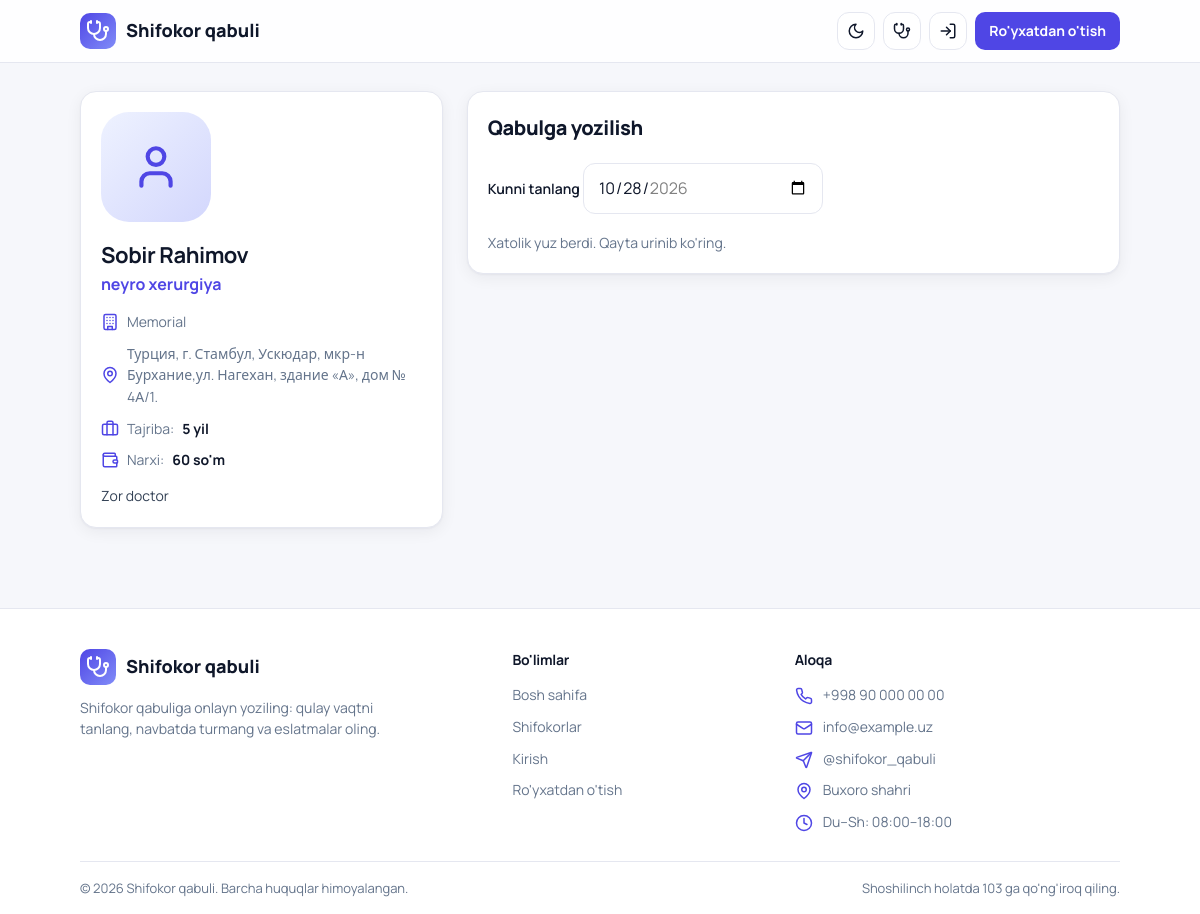
The app's page /doctors/2/ with its own data.
### clin_app/models.py (models this page shows, shortened)
class Doctor(models.Model):
    user = models.OneToOneField(User, on_delete=models.CASCADE, related_name="doctor_profile")
    hospital = models.ForeignKey(Hospital, on_delete=models.CASCADE, related_name="doctors")
    department = models.ForeignKey(Department, on_delete=models.SET_NULL, null=True, blank=True)
    specialty = models.ForeignKey(Specialty, on_delete=models.PROTECT, related_name="doctors")
    experience_years = models.PositiveSmallIntegerField("Tajriba (yil)", default=0)
    price = models.PositiveIntegerField("Qabul narxi (so'm)", default=0)
    bio = models.TextField("Haqida", blank=True)
    photo = models.ImageField(upload_to="doctors/", blank=True, null=True)
    slot_minutes = models.PositiveSmallIntegerField("Bir qabul davomiyligi (daqiqa)", default=20)
    is_active = models.BooleanField(default=True)
    class Meta:
        verbose_name = "Shifokor"
        verbose_name_plural = "Shifokorlar"
    @property
    def average_rating(self):
        return self.appointments.filter(review__isnull=False).aggregate(
            avg=models.Avg("review__rating")
        )["avg"]

class User(AbstractUser):
    class Role(models.TextChoices):
        PATIENT = "patient", "Bemor"
        DOCTOR = "doctor", "Shifokor"
        HOSPITAL_ADMIN = "hospital_admin", "Kasalxona admini"
    role = models.CharField(max_length=20, choices=Role.choices, default=Role.PATIENT)
    phone = models.CharField("Telefon", max_length=20, unique=True, null=True, blank=True)
    birth_date = models.DateField("Tug'ilgan sana", null=True, blank=True)
    hospital = models.ForeignKey(
        Hospital, on_delete=models.SET_NULL, null=True, blank=True, related_name="staff"
    )
    must_change_password = models.BooleanField("Parolni almashtirishi shart", default=False)

class Specialty(models.Model):
    name = models.CharField("Mutaxassislik", max_length=100, unique=True)
    class Meta:
        verbose_name = "Mutaxassislik"
        verbose_name_plural = "Mutaxassisliklar"
    def __str__(self):
        return self.name

class Hospital(models.Model):
    name = models.CharField("Nomi", max_length=200)
    address = models.CharField("Manzil", max_length=300)
    phone = models.CharField("Telefon", max_length=20, blank=True)
    description = models.TextField("Tavsif", blank=True)
    logo = models.ImageField(upload_to="hospitals/", blank=True, null=True)
    is_active = models.BooleanField(default=True)
    class Meta:
        verbose_name = "Kasalxona"
        verbose_name_plural = "Kasalxonalar"

### clin_app/views.py (the view)
# urls.py: path('doctors/<int:pk>/', views.doctor_detail, name='doctor_detail'),
def doctor_detail(request, pk):
    doctor = get_object_or_404(
        Doctor.objects.select_related('user', 'specialty', 'hospital'), pk=pk, is_active=True
    )
    context = {
        'doctor': doctor,
        'today': timezone.localdate().isoformat(),
        'max_date': max_date().isoformat(),
        'schedules': doctor.schedules.all(),
    }
    return render(request, 'doctors/detail.html', context)

### clin_app/booking_rules.py (called while the page is built)
def max_date():
    return timezone.localdate() + timedelta(days=MAX_DAYS_AHEAD)

### clin_app/context_processors.py (called while the page is built)
def notifications(request):
    user = request.user
    if user.is_authenticated:
        return {"unread_count": user.notifications.filter(is_read=False).count()}
    return {}

### clin_app/templates/doctors/detail.html (shortened to what this page needs)
{% extends 'base.html' %}
{% block content %}
<div class="detail-grid">
  <div class="card">
    {% if doctor.photo %}
      <img src="{{ doctor.photo.url }}" class="avatar avatar-lg" alt="">
    {% else %}
      <div class="avatar avatar-lg"><svg class="icon"><use href="#i-user"/></svg></div>
    {% endif %}
    <h1 style="font-size:22px">{{ doctor.user.get_full_name|default:doctor.user.username }}</h1>
    <div class="teal" style="font-weight:700">{{ doctor.specialty }}</div>
    <div class="info-list">
      <div class="row"><svg class="icon"><use href="#i-building"/></svg> {{ doctor.hospital.name }}</div>
      <div class="row"><svg class="icon"><use href="#i-pin"/></svg> {{ doctor.hospital.address }}</div>
      <div class="row"><svg class="icon"><use href="#i-briefcase"/></svg> Tajriba: <b>{{ doctor.experience_years }} yil</b></div>
      <div class="row"><svg class="icon"><use href="#i-wallet"/></svg> Narxi: <b>{{ doctor.price }} so'm</b></div>
    </div>
    {% if doctor.bio %}
      <p class="small" style="margin-top:14px">{{ doctor.bio }}</p>
    {% endif %}
  </div>
  <div class="card">
    <h2 class="section-title">Qabulga yozilish</h2>
    <label for="date-input">Kunni tanlang</label>
    <input type="date" id="date-input" class="date-input"
           value="{{ today }}" min="{{ today }}" max="{{ max_date }}"
           data-url="{% url 'doctor_slots' doctor.pk %}">
    <div id="slots"><p class="muted small">Yuklanmoqda...</p></div>
  </div>
</div>
{% endblock %}

### static/css/style.css (style rules this page uses)
:root { --primary: #4f46e5; --primary-dark: #4338ca; --primary-soft: #eef2ff; --accent-text: #4f46e5; --bg: #f6f7fb; --card: #ffffff; --field: #ffffff; --ink: #0f172a; --text: #334155; --muted: #64748b; --line: #e5e7f0; --danger: #e11d48; --ok-bg: #dcfce7; --ok-text: #166534; --bad-bg: #ffe4e6; --bad-text: #9f1239; --gray-bg: #e2e8f0; --gray-text: #334155; --nav-bg: rgba(255,255,255,.85); --glow-1: rgba(99,102,241,.18); --glow-2: rgba(79,70,229,.12); --glow-btn: rgba(79,70,229,.30); --radius: 16px; --shadow: 0 1px 2px rgba(15,23,42,.04), 0 4px 16px rgba(15,23,42,.06); --shadow-hover: 0 2px 4px rgba(15,23,42,.06), 0 14px 30px rgba(15,23,42,.12); color-scheme: light; }
* { box-sizing: border-box; margin: 0; padding: 0; }
body { font-family: "Manrope", system-ui, -apple-system, "Segoe UI", Roboto, Arial, sans-serif; background: var(--bg); color: var(--text); line-height: 1.55; -webkit-font-smoothing: antialiased; transition: background .3s, color .3s; }
h1, h2, h3 { color: var(--ink); letter-spacing: -0.02em; }
.small { font-size: 14px; }
.teal { color: var(--accent-text); }
.hero, .card, .chip, .alert, .page-title, .section-title, .feature { animation: rise .55s cubic-bezier(.2,.7,.2,1) backwards; }
.avatar { animation: pop .5s cubic-bezier(.2,.8,.3,1.2) backwards; }
.icon { width: 18px; height: 18px; flex-shrink: 0; vertical-align: -3px; fill: none; stroke: currentColor; stroke-width: 2; stroke-linecap: round; stroke-linejoin: round; }
.row { display: flex; align-items: center; gap: 8px; }
input, select, textarea { font: inherit; color: var(--ink); width: 100%; border: 1px solid var(--line); border-radius: 12px; padding: 11px 14px; background: var(--field); transition: border-color .2s, box-shadow .2s, background .3s; }
input::placeholder, textarea::placeholder { color: var(--muted); }
label { font-size: 14px; font-weight: 600; color: var(--ink); }
.section-title { font-size: 20px; font-weight: 800; margin-bottom: 14px; }
.card { background: var(--card); border-radius: var(--radius); box-shadow: var(--shadow); border: 1px solid var(--line); padding: 20px; transition: transform .25s, box-shadow .25s, border-color .25s, background .3s; }
.avatar { width: 60px; height: 60px; border-radius: 18px; flex-shrink: 0; object-fit: cover; background: linear-gradient(135deg, var(--primary-soft), rgba(129,140,248,.35)); color: var(--accent-text); display: flex; align-items: center; justify-content: center; transition: transform .3s; }
.avatar .icon { width: 28px; height: 28px; }
.avatar-lg { width: 110px; height: 110px; border-radius: 28px; margin-bottom: 16px; }
.avatar-lg .icon { width: 50px; height: 50px; }
.detail-grid { display: grid; gap: 24px; grid-template-columns: 1fr 1.8fr; align-items: start; }
.info-list { display: grid; gap: 10px; margin-top: 14px; font-size: 14px; color: var(--muted); }
.info-list .row .icon { color: var(--accent-text); }
.info-list b { color: var(--ink); }
.date-input { max-width: 240px; margin: 6px 0 18px; }
:root { --hero-overlay: rgba(246, 247, 251, .78); }

### records on screen
Doctor: user.get_full_name "Sobir Rahimov", specialty "neyro xerurgiya", hospital.name "Memorial", hospital.address "Турция, г. Стамбул, Ускюдар, мкр-н Бурхание,ул. Нагехан, здание «А», дом № 4А/1.", experience_years "5", price "60", bio "Zor doctor"
